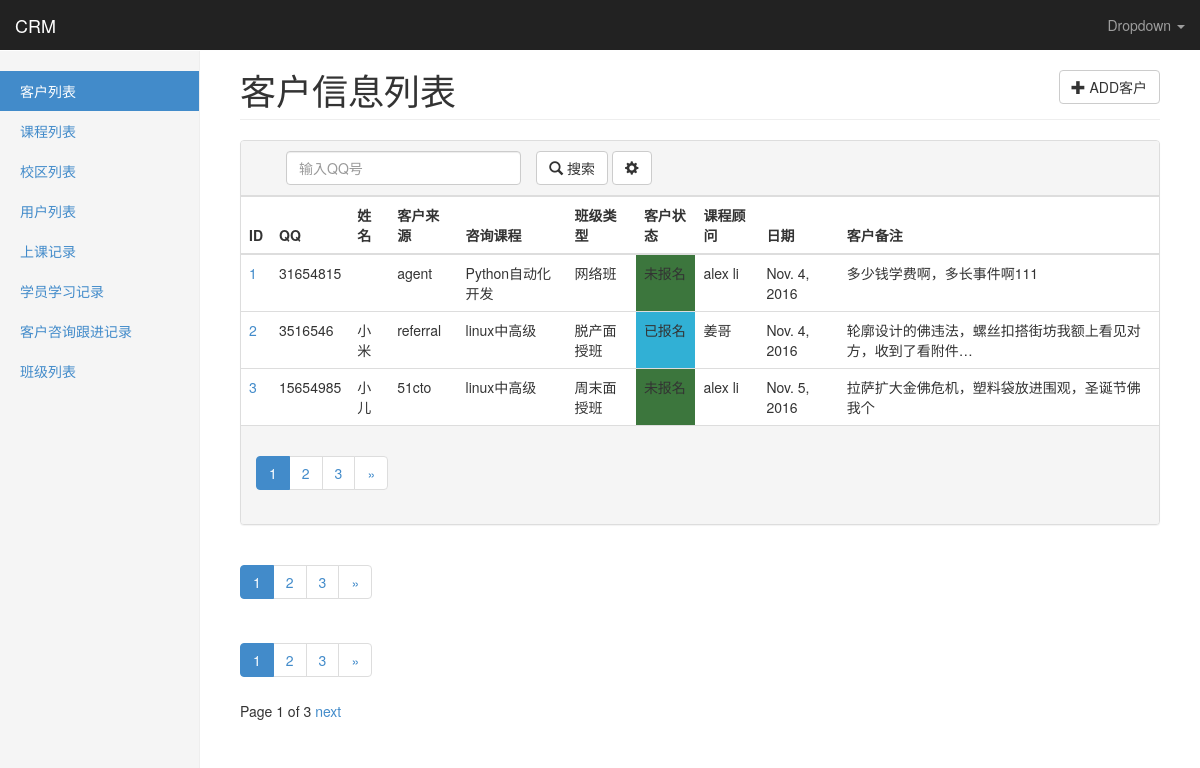
Before: /crm/customers/ (signed in) with the older database file.
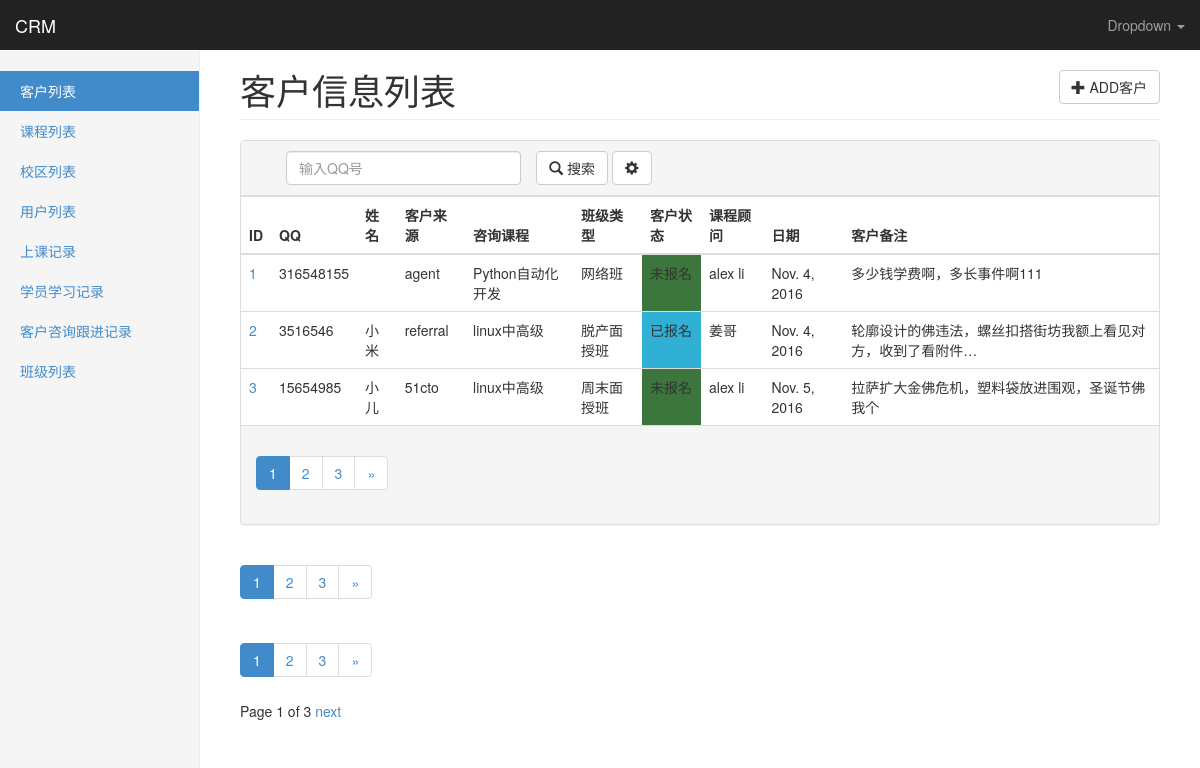
After: the same page with the newer database file.
### app01/models.py (models this page shows, shortened)
class Customer(models.Model):
    qq = models.CharField(u'QQ号',max_length=64,unique=True)
    name = models.CharField(u'姓名',max_length=32,blank=True,null=True)
    phone = models.BigIntegerField(u'手机',blank=True,null=True)
    stu_id = models.CharField(u'学号',blank=True,null=True,max_length=64)
    source_choices = (
        ('qq',u'qq群'),
        ('referral',u'内部转介绍'),
        ('51cto',u'51cto'),
        ('agent',u'招生代理'),
        ('others',u'其它'),
    )
    source = models.CharField(u'客户来源',max_length=64,choices=source_choices,default='qq')
    referral_from = models.ForeignKey('self',
                                      verbose_name=u'转介绍自学员',
                                      help_text='若客户是转介绍自学员，填写学员姓名',
                                      blank=True,
                                      null=True,
                                      related_name='internal_referral')
    course = models.ForeignKey(Course,verbose_name=u'咨询课程')
    class_type_choices = (
        ('online', u'网络班'),
        ('offline_weekend', u'周末面授班'),
        ('offline_fulltime', u'脱产面授班'),
    )
    class_type = models.CharField(u'班级类型',max_length=64,choices=class_type_choices)
    customer_note = models.TextField(u'客户咨询详情',help_text=u'客户咨询的对话记录')
    status_choices = (
        ('signed',u'已报名'),
        ('unregistered',u'未报名'),
        ('graduated',u'已毕业'),
        ('dropoff',u'已退学'),
    )
    status = models.CharField(u'客户状态',choices=status_choices,max_length=64,default='unregistered')
    consultant = models.ForeignKey(UserProfile,verbose_name=u'课程顾问')
    date = models.DateField(u'咨询日期',auto_now_add=True)
    class_list = models.ManyToManyField(ClassList,verbose_name=u'已报名班级',blank=True)

class Course(models.Model):
    name = models.CharField(u'课程名称',max_length=128,unique=True)
    price = models.IntegerField(u'面授价格')
    online_price = models.IntegerField(u'网络班价格')
    brief = models.TextField(u'课程简介')
    def __str__(self):
        return self.name

class UserProfile(models.Model):
    user = models.OneToOneField(User)
    name = models.CharField(u'姓名',max_length=32)
    school = models.ForeignKey('School',verbose_name='校区',default=1)
    def __str__(self):
        return self.name
    class Meta:
        permissions = (
            ('view_customer_list',u'可以查看客户列表'),
            ('view_customer_info',u'可以查看客户详细信息'),
            ('edit_own_customer_info',u'可以修改自己的客户信息'),
        )

### app01/permissions.py (the view)
    def inner(*args,**kwargs):
        print('--- start check perm ---')
        if perm_check(*args,**kwargs) is not True:
            return render(args[0],'app01/403.html')
        return func(*args,**kwargs)

### app01/permissions.py (called while the page is built)
def check_permission(func):
    def inner(*args,**kwargs):
        print('--- start check perm ---')
        if perm_check(*args,**kwargs) is not True:
            return render(args[0],'app01/403.html')
        return func(*args,**kwargs)
    return inner

### app01/templatetags/custom_tags.py (called while the page is built)
@register.filter
def guess_param(name,dic):
    print('***guess_param:',dic)
    param = ''
    for d in dic.items():
        print(d)
        if d[0] != name:
            param += '&%s=%s' % (d[0],d[1])
    print('***param:',param)
    return param

@register.simple_tag
def guess_page(cur_page,loop_num,search_str,find_list):
    offset = abs(cur_page - loop_num)
    if offset < 3:
        if cur_page == loop_num:
            page_ele = '<li class ="active" > <a href="?page=%s%s" > %s </a> </li>' % (loop_num,search_str,loop_num)
        else:
            page_ele = '<li class ="" > <a href="?page=%s%s"> %s </a> </li>' % (loop_num,search_str,loop_num)
    else:
        page_ele = ''
    return format_html(page_ele)

### app01/views.py (called while the page is built)
@check_permission
def customers(request):
    data_dic = build_search_param(request, models.Customer)
    return render(request,'app01/customers.html',data_dic)

### templates/app01/customers.html (shortened to what this page needs)
{% extends 'base.html' %}
{% load custom_tags %}
{% block page-header %}
客户信息列表
<a href="{% url 'customer_add' %}">
    <button type="button" class="btn btn-default pull-right">
      <span class="glyphicon glyphicon-plus"></span> ADD客户
    </button>
</a>
{% endblock %}
{% block page-content %}
<div class="panel panel-default">
    <div class="panel-heading" id="panel-heading">
        <div class="col-md-9 " >
            <form action="{% url url_alias %}?page=1{{ search_str }}" method="GET">
                <div class="col-md-5">
                    <input name="find__qq" class="form-control" type="text" value="{{ find_list.1 }}" placeholder="输入QQ号" minlength="1" maxlength="20" required>
                </div>
                <div class="col-md-3 search-button">
                    <button type="submit" id="btn-submit" class="btn btn-default">
                        <span class="glyphicon glyphicon-search"></span> 搜索
                    </button>
                    {% if filter_dic %}
                    <button type="button" id='btn-filter' class="btn btn-default">
                        <span class="glyphicon glyphicon-cog"></span>
                    </button>
                    {% endif %}
                </div>
            </form>
        </div>
    </div>
    <table class="table table-hover">
    <thead>
    <tr>
        <th>ID</th>
        <th>QQ</th>
        <th>姓名</th>
        <th>客户来源</th>
        <th>咨询课程</th>
        <th>班级类型</th>
        <th>客户状态</th>
        <th>课程顾问</th>
        <th>日期</th>
        <th>客户备注</th>
    </tr>
    </thead>
    <tbody>
    {% for customer in data_list %}
        <tr>
            <td><a href="{% url 'customer_detail' customer.id %}">{{ customer.id }}</a></td>
            <td>{{ customer.qq }}</td>
            <td>{{ customer.name }}</td>
            <td>{{ customer.source }}</td>
            <td>{{ customer.course }}</td>
            <td>{{ customer.get_class_type_display }}</td>
            <td class="{{ customer.status }}">{{ customer.get_status_display }}</td>
            <td>{{ customer.consultant }}</td>
            <td>{{ customer.date }}</td>
            <td>{{ customer.customer_note|truncatechars:30 }}</td>
            </tr>
    {% endfor %}
    </tbody>
</table>
    <div class="panel-footer">
        <nav>{% pagination_bar data_list search_str find_list %}</nav>
    </div>
</div>
<div class="">
    <nav>
        <ul class="pagination">
            {% for page_num in data_list.paginator.page_range %}
                {% guess_page data_list.number page_num search_str find_list %}
            {% endfor %}
            {% if data_list.has_next %}
            <li class=""><a href="?page={{ data_list.next_page_number }}{{ search_str }}">&raquo;</a></li>
            {% endif %}
        </ul>
    </nav>
    <nav>
        <ul class="pagination">
            {% for page_num in data_list.paginator.page_range %}
                <li class="{% if page_num == data_list.number %}active{% endif %}"><a href="?page={{ page_num }}">{{ page_num }}</a></li>
            {% endfor %}
            {% if data_list.has_next %}
            <li class=""><a href="?page={{ data_list.next_page_number }}">&raquo;</a></li>
            {% endif %}
        </ul>
    </nav>
    <span class="">
        <span class="">
            Page {{ data_list.number }} of {{ data_list.paginator.num_pages }}
        </span>
        {% if data_list.has_next %}
         <a href="?page={{ data_list.next_page_number }}">next</a>
        {% endif %}
    </span>
</div>
{% endblock %}

Changed rows visible on the page:
changed Customer "agent": qq "31654815" → "316548155"
